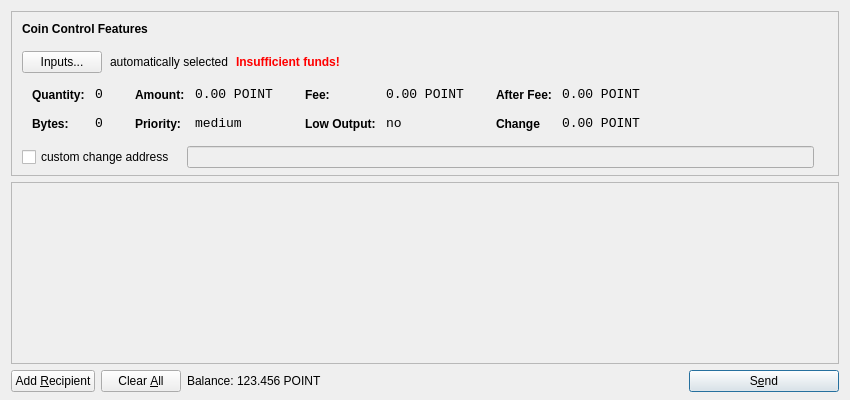
<?xml version="1.0" encoding="UTF-8"?>
<ui version="4.0">
 <class>SendCoinsDialog</class>
 <widget class="QDialog" name="SendCoinsDialog">
  <property name="geometry">
   <rect>
    <x>0</x>
    <y>0</y>
    <width>850</width>
    <height>400</height>
   </rect>
  </property>
  <property name="windowTitle">
   <string>Send Coins</string>
  </property>
  <layout class="QVBoxLayout" name="verticalLayout" stretch="0,1,0">
   <property name="bottomMargin">
    <number>8</number>
   </property>
   <item>
    <widget class="QFrame" name="frameCoinControl">
     <property name="sizePolicy">
      <sizepolicy hsizetype="Expanding" vsizetype="Expanding">
       <horstretch>0</horstretch>
       <verstretch>0</verstretch>
      </sizepolicy>
     </property>
     <property name="maximumSize">
      <size>
       <width>16777215</width>
       <height>16777215</height>
      </size>
     </property>
     <property name="frameShape">
      <enum>QFrame::StyledPanel</enum>
     </property>
     <property name="frameShadow">
      <enum>QFrame::Sunken</enum>
     </property>
     <layout class="QVBoxLayout" name="verticalLayoutCoinControl2">
      <property name="spacing">
       <number>6</number>
      </property>
      <property name="leftMargin">
       <number>0</number>
      </property>
      <property name="topMargin">
       <number>0</number>
      </property>
      <property name="rightMargin">
       <number>0</number>
      </property>
      <property name="bottomMargin">
       <number>6</number>
      </property>
      <item>
       <layout class="QVBoxLayout" name="verticalLayoutCoinControl" stretch="0,0,0,0,1">
        <property name="spacing">
         <number>0</number>
        </property>
        <property name="leftMargin">
         <number>10</number>
        </property>
        <property name="topMargin">
         <number>10</number>
        </property>
        <item>
         <layout class="QHBoxLayout" name="horizontalLayoutCoinControl1">
          <property name="bottomMargin">
           <number>15</number>
          </property>
          <item>
           <widget class="QLabel" name="labelCoinControlFeatures">
            <property name="sizePolicy">
             <sizepolicy hsizetype="Preferred" vsizetype="Maximum">
              <horstretch>0</horstretch>
              <verstretch>0</verstretch>
             </sizepolicy>
            </property>
            <property name="font">
             <font>
              <weight>75</weight>
              <bold>true</bold>
             </font>
            </property>
            <property name="styleSheet">
             <string notr="true">font-weight:bold;</string>
            </property>
            <property name="text">
             <string>Coin Control Features</string>
            </property>
           </widget>
          </item>
         </layout>
        </item>
        <item>
         <layout class="QHBoxLayout" name="horizontalLayoutCoinControl2" stretch="0,0,0,0">
          <property name="spacing">
           <number>8</number>
          </property>
          <property name="bottomMargin">
           <number>10</number>
          </property>
          <item>
           <widget class="QPushButton" name="pushButtonCoinControl">
            <property name="styleSheet">
             <string notr="true"/>
            </property>
            <property name="text">
             <string>Inputs...</string>
            </property>
           </widget>
          </item>
          <item>
           <widget class="QLabel" name="labelCoinControlAutomaticallySelected">
            <property name="text">
             <string>automatically selected</string>
            </property>
            <property name="margin">
             <number>5</number>
            </property>
           </widget>
          </item>
          <item>
           <widget class="QLabel" name="labelCoinControlInsuffFunds">
            <property name="font">
             <font>
              <weight>75</weight>
              <bold>true</bold>
             </font>
            </property>
            <property name="styleSheet">
             <string notr="true">color:red;font-weight:bold;</string>
            </property>
            <property name="text">
             <string>Insufficient funds!</string>
            </property>
            <property name="margin">
             <number>5</number>
            </property>
           </widget>
          </item>
          <item>
           <spacer name="horizontalSpacerCoinControl">
            <property name="orientation">
             <enum>Qt::Horizontal</enum>
            </property>
            <property name="sizeHint" stdset="0">
             <size>
              <width>40</width>
              <height>1</height>
             </size>
            </property>
           </spacer>
          </item>
         </layout>
        </item>
        <item>
         <widget class="QWidget" name="widgetCoinControl" native="true">
          <property name="sizePolicy">
           <sizepolicy hsizetype="Preferred" vsizetype="Preferred">
            <horstretch>0</horstretch>
            <verstretch>0</verstretch>
           </sizepolicy>
          </property>
          <property name="minimumSize">
           <size>
            <width>0</width>
            <height>0</height>
           </size>
          </property>
          <property name="styleSheet">
           <string notr="true"/>
          </property>
          <layout class="QHBoxLayout" name="horizontalLayoutCoinControl5">
           <property name="margin">
            <number>0</number>
           </property>
           <item>
            <layout class="QHBoxLayout" name="horizontalLayoutCoinControl3" stretch="0,0,0,1">
             <property name="spacing">
              <number>20</number>
             </property>
             <property name="topMargin">
              <number>0</number>
             </property>
             <property name="bottomMargin">
              <number>10</number>
             </property>
             <item>
              <layout class="QFormLayout" name="formLayoutCoinControl1">
               <property name="horizontalSpacing">
                <number>10</number>
               </property>
               <property name="verticalSpacing">
                <number>14</number>
               </property>
               <property name="leftMargin">
                <number>10</number>
               </property>
               <property name="topMargin">
                <number>4</number>
               </property>
               <property name="rightMargin">
                <number>6</number>
               </property>
               <item row="0" column="0">
                <widget class="QLabel" name="labelCoinControlQuantityText">
                 <property name="styleSheet">
                  <string notr="true">font-weight:bold;</string>
                 </property>
                 <property name="text">
                  <string>Quantity:</string>
                 </property>
                 <property name="margin">
                  <number>0</number>
                 </property>
                </widget>
               </item>
               <item row="0" column="1">
                <widget class="QLabel" name="labelCoinControlQuantity">
                 <property name="font">
                  <font>
                   <family>Monospace</family>
                   <pointsize>10</pointsize>
                  </font>
                 </property>
                 <property name="cursor">
                  <cursorShape>IBeamCursor</cursorShape>
                 </property>
                 <property name="contextMenuPolicy">
                  <enum>Qt::ActionsContextMenu</enum>
                 </property>
                 <property name="text">
                  <string>0</string>
                 </property>
                 <property name="margin">
                  <number>0</number>
                 </property>
                 <property name="textInteractionFlags">
                  <set>Qt::LinksAccessibleByMouse|Qt::TextSelectableByKeyboard|Qt::TextSelectableByMouse</set>
                 </property>
                </widget>
               </item>
               <item row="1" column="0">
                <widget class="QLabel" name="labelCoinControlBytesText">
                 <property name="styleSheet">
                  <string notr="true">font-weight:bold;</string>
                 </property>
                 <property name="text">
                  <string>Bytes:</string>
                 </property>
                </widget>
               </item>
               <item row="1" column="1">
                <widget class="QLabel" name="labelCoinControlBytes">
                 <property name="font">
                  <font>
                   <family>Monospace</family>
                   <pointsize>10</pointsize>
                  </font>
                 </property>
                 <property name="cursor">
                  <cursorShape>IBeamCursor</cursorShape>
                 </property>
                 <property name="contextMenuPolicy">
                  <enum>Qt::ActionsContextMenu</enum>
                 </property>
                 <property name="text">
                  <string>0</string>
                 </property>
                 <property name="textInteractionFlags">
                  <set>Qt::LinksAccessibleByMouse|Qt::TextSelectableByKeyboard|Qt::TextSelectableByMouse</set>
                 </property>
                </widget>
               </item>
              </layout>
             </item>
             <item>
              <layout class="QFormLayout" name="formLayoutCoinControl2">
               <property name="horizontalSpacing">
                <number>10</number>
               </property>
               <property name="verticalSpacing">
                <number>14</number>
               </property>
               <property name="leftMargin">
                <number>6</number>
               </property>
               <property name="topMargin">
                <number>4</number>
               </property>
               <property name="rightMargin">
                <number>6</number>
               </property>
               <item row="0" column="0">
                <widget class="QLabel" name="labelCoinControlAmountText">
                 <property name="styleSheet">
                  <string notr="true">font-weight:bold;</string>
                 </property>
                 <property name="text">
                  <string>Amount:</string>
                 </property>
                 <property name="margin">
                  <number>0</number>
                 </property>
                </widget>
               </item>
               <item row="0" column="1">
                <widget class="QLabel" name="labelCoinControlAmount">
                 <property name="font">
                  <font>
                   <family>Monospace</family>
                   <pointsize>10</pointsize>
                  </font>
                 </property>
                 <property name="cursor">
                  <cursorShape>IBeamCursor</cursorShape>
                 </property>
                 <property name="contextMenuPolicy">
                  <enum>Qt::ActionsContextMenu</enum>
                 </property>
                 <property name="text">
                  <string notr="true">0.00 POINT</string>
                 </property>
                 <property name="textInteractionFlags">
                  <set>Qt::LinksAccessibleByMouse|Qt::TextSelectableByKeyboard|Qt::TextSelectableByMouse</set>
                 </property>
                </widget>
               </item>
               <item row="1" column="0">
                <widget class="QLabel" name="labelCoinControlPriorityText">
                 <property name="styleSheet">
                  <string notr="true">font-weight:bold;</string>
                 </property>
                 <property name="text">
                  <string>Priority:</string>
                 </property>
                </widget>
               </item>
               <item row="1" column="1">
                <widget class="QLabel" name="labelCoinControlPriority">
                 <property name="font">
                  <font>
                   <family>Monospace</family>
                   <pointsize>10</pointsize>
                  </font>
                 </property>
                 <property name="cursor">
                  <cursorShape>IBeamCursor</cursorShape>
                 </property>
                 <property name="contextMenuPolicy">
                  <enum>Qt::ActionsContextMenu</enum>
                 </property>
                 <property name="text">
                  <string>medium</string>
                 </property>
                 <property name="textInteractionFlags">
                  <set>Qt::LinksAccessibleByMouse|Qt::TextSelectableByKeyboard|Qt::TextSelectableByMouse</set>
                 </property>
                </widget>
               </item>
              </layout>
             </item>
             <item>
              <layout class="QFormLayout" name="formLayoutCoinControl3">
               <property name="horizontalSpacing">
                <number>10</number>
               </property>
               <property name="verticalSpacing">
                <number>14</number>
               </property>
               <property name="leftMargin">
                <number>6</number>
               </property>
               <property name="topMargin">
                <number>4</number>
               </property>
               <property name="rightMargin">
                <number>6</number>
               </property>
               <item row="0" column="0">
                <widget class="QLabel" name="labelCoinControlFeeText">
                 <property name="styleSheet">
                  <string notr="true">font-weight:bold;</string>
                 </property>
                 <property name="text">
                  <string>Fee:</string>
                 </property>
                 <property name="margin">
                  <number>0</number>
                 </property>
                </widget>
               </item>
               <item row="0" column="1">
                <widget class="QLabel" name="labelCoinControlFee">
                 <property name="font">
                  <font>
                   <family>Monospace</family>
                   <pointsize>10</pointsize>
                  </font>
                 </property>
                 <property name="cursor">
                  <cursorShape>IBeamCursor</cursorShape>
                 </property>
                 <property name="contextMenuPolicy">
                  <enum>Qt::ActionsContextMenu</enum>
                 </property>
                 <property name="text">
                  <string notr="true">0.00 POINT</string>
                 </property>
                 <property name="textInteractionFlags">
                  <set>Qt::LinksAccessibleByMouse|Qt::TextSelectableByKeyboard|Qt::TextSelectableByMouse</set>
                 </property>
                </widget>
               </item>
               <item row="1" column="0">
                <widget class="QLabel" name="labelCoinControlLowOutputText">
                 <property name="styleSheet">
                  <string notr="true">font-weight:bold;</string>
                 </property>
                 <property name="text">
                  <string>Low Output:</string>
                 </property>
                </widget>
               </item>
               <item row="1" column="1">
                <widget class="QLabel" name="labelCoinControlLowOutput">
                 <property name="font">
                  <font>
                   <family>Monospace</family>
                   <pointsize>10</pointsize>
                  </font>
                 </property>
                 <property name="cursor">
                  <cursorShape>IBeamCursor</cursorShape>
                 </property>
                 <property name="contextMenuPolicy">
                  <enum>Qt::ActionsContextMenu</enum>
                 </property>
                 <property name="text">
                  <string>no</string>
                 </property>
                 <property name="textInteractionFlags">
                  <set>Qt::LinksAccessibleByMouse|Qt::TextSelectableByKeyboard|Qt::TextSelectableByMouse</set>
                 </property>
                </widget>
               </item>
              </layout>
             </item>
             <item>
              <layout class="QFormLayout" name="formLayoutCoinControl4">
               <property name="horizontalSpacing">
                <number>10</number>
               </property>
               <property name="verticalSpacing">
                <number>14</number>
               </property>
               <property name="leftMargin">
                <number>6</number>
               </property>
               <property name="topMargin">
                <number>4</number>
               </property>
               <property name="rightMargin">
                <number>6</number>
               </property>
               <item row="0" column="0">
                <widget class="QLabel" name="labelCoinControlAfterFeeText">
                 <property name="styleSheet">
                  <string notr="true">font-weight:bold;</string>
                 </property>
                 <property name="text">
                  <string>After Fee:</string>
                 </property>
                 <property name="margin">
                  <number>0</number>
                 </property>
                </widget>
               </item>
               <item row="0" column="1">
                <widget class="QLabel" name="labelCoinControlAfterFee">
                 <property name="font">
                  <font>
                   <family>Monospace</family>
                   <pointsize>10</pointsize>
                  </font>
                 </property>
                 <property name="cursor">
                  <cursorShape>IBeamCursor</cursorShape>
                 </property>
                 <property name="contextMenuPolicy">
                  <enum>Qt::ActionsContextMenu</enum>
                 </property>
                 <property name="text">
                  <string notr="true">0.00 POINT</string>
                 </property>
                 <property name="textInteractionFlags">
                  <set>Qt::LinksAccessibleByMouse|Qt::TextSelectableByKeyboard|Qt::TextSelectableByMouse</set>
                 </property>
                </widget>
               </item>
               <item row="1" column="0">
                <widget class="QLabel" name="labelCoinControlChangeText">
                 <property name="styleSheet">
                  <string notr="true">font-weight:bold;</string>
                 </property>
                 <property name="text">
                  <string>Change</string>
                 </property>
                </widget>
               </item>
               <item row="1" column="1">
                <widget class="QLabel" name="labelCoinControlChange">
                 <property name="font">
                  <font>
                   <family>Monospace</family>
                   <pointsize>10</pointsize>
                  </font>
                 </property>
                 <property name="cursor">
                  <cursorShape>IBeamCursor</cursorShape>
                 </property>
                 <property name="contextMenuPolicy">
                  <enum>Qt::ActionsContextMenu</enum>
                 </property>
                 <property name="text">
                  <string notr="true">0.00 POINT</string>
                 </property>
                 <property name="textInteractionFlags">
                  <set>Qt::LinksAccessibleByMouse|Qt::TextSelectableByKeyboard|Qt::TextSelectableByMouse</set>
                 </property>
                </widget>
               </item>
              </layout>
             </item>
            </layout>
           </item>
          </layout>
         </widget>
        </item>
        <item>
         <layout class="QHBoxLayout" name="horizontalLayoutCoinControl4" stretch="0,0,0">
          <property name="spacing">
           <number>12</number>
          </property>
          <property name="sizeConstraint">
           <enum>QLayout::SetDefaultConstraint</enum>
          </property>
          <property name="topMargin">
           <number>5</number>
          </property>
          <property name="rightMargin">
           <number>5</number>
          </property>
          <item>
           <widget class="QCheckBox" name="checkBoxCoinControlChange">
            <property name="text">
             <string>custom change address</string>
            </property>
           </widget>
          </item>
          <item>
           <widget class="QLineEdit" name="lineEditCoinControlChange">
            <property name="enabled">
             <bool>false</bool>
            </property>
            <property name="sizePolicy">
             <sizepolicy hsizetype="Expanding" vsizetype="Fixed">
              <horstretch>0</horstretch>
              <verstretch>0</verstretch>
             </sizepolicy>
            </property>
           </widget>
          </item>
          <item>
           <widget class="QLabel" name="labelCoinControlChangeLabel">
            <property name="sizePolicy">
             <sizepolicy hsizetype="Preferred" vsizetype="Expanding">
              <horstretch>0</horstretch>
              <verstretch>0</verstretch>
             </sizepolicy>
            </property>
            <property name="minimumSize">
             <size>
              <width>0</width>
              <height>0</height>
             </size>
            </property>
            <property name="text">
             <string/>
            </property>
            <property name="margin">
             <number>3</number>
            </property>
           </widget>
          </item>
         </layout>
        </item>
        <item>
         <spacer name="verticalSpacerCoinControl">
          <property name="orientation">
           <enum>Qt::Vertical</enum>
          </property>
          <property name="sizeHint" stdset="0">
           <size>
            <width>800</width>
            <height>1</height>
           </size>
          </property>
         </spacer>
        </item>
       </layout>
      </item>
     </layout>
    </widget>
   </item>
   <item>
    <widget class="QScrollArea" name="scrollArea">
     <property name="widgetResizable">
      <bool>true</bool>
     </property>
     <widget class="QWidget" name="scrollAreaWidgetContents">
      <property name="geometry">
       <rect>
        <x>0</x>
        <y>0</y>
        <width>830</width>
        <height>172</height>
       </rect>
      </property>
      <layout class="QVBoxLayout" name="verticalLayout_2">
       <property name="margin">
        <number>0</number>
       </property>
       <item>
        <layout class="QVBoxLayout" name="entries">
         <property name="spacing">
          <number>6</number>
         </property>
        </layout>
       </item>
       <item>
        <spacer name="verticalSpacer">
         <property name="orientation">
          <enum>Qt::Vertical</enum>
         </property>
         <property name="sizeHint" stdset="0">
          <size>
           <width>20</width>
           <height>40</height>
          </size>
         </property>
        </spacer>
       </item>
      </layout>
     </widget>
    </widget>
   </item>
   <item>
    <layout class="QHBoxLayout" name="horizontalLayout">
     <item>
      <widget class="QPushButton" name="addButton">
       <property name="toolTip">
        <string>Send to multiple recipients at once</string>
       </property>
       <property name="text">
        <string>Add &amp;Recipient</string>
       </property>
       <property name="autoDefault">
        <bool>false</bool>
       </property>
      </widget>
     </item>
     <item>
      <widget class="QPushButton" name="clearButton">
       <property name="sizePolicy">
        <sizepolicy hsizetype="Minimum" vsizetype="Fixed">
         <horstretch>0</horstretch>
         <verstretch>0</verstretch>
        </sizepolicy>
       </property>
       <property name="toolTip">
        <string>Remove all transaction fields</string>
       </property>
       <property name="text">
        <string>Clear &amp;All</string>
       </property>
       <property name="autoRepeatDelay">
        <number>300</number>
       </property>
       <property name="autoDefault">
        <bool>false</bool>
       </property>
      </widget>
     </item>
     <item>
      <layout class="QHBoxLayout" name="horizontalLayout_2">
       <property name="spacing">
        <number>3</number>
       </property>
       <item>
        <widget class="QLabel" name="label">
         <property name="sizePolicy">
          <sizepolicy hsizetype="Preferred" vsizetype="Fixed">
           <horstretch>0</horstretch>
           <verstretch>0</verstretch>
          </sizepolicy>
         </property>
         <property name="text">
          <string>Balance:</string>
         </property>
        </widget>
       </item>
       <item>
        <widget class="QLabel" name="labelBalance">
         <property name="sizePolicy">
          <sizepolicy hsizetype="Preferred" vsizetype="Fixed">
           <horstretch>0</horstretch>
           <verstretch>0</verstretch>
          </sizepolicy>
         </property>
         <property name="cursor">
          <cursorShape>IBeamCursor</cursorShape>
         </property>
         <property name="text">
          <string notr="true">123.456 POINT</string>
         </property>
         <property name="textInteractionFlags">
          <set>Qt::LinksAccessibleByMouse|Qt::TextSelectableByKeyboard|Qt::TextSelectableByMouse</set>
         </property>
        </widget>
       </item>
      </layout>
     </item>
     <item>
      <spacer name="horizontalSpacer">
       <property name="orientation">
        <enum>Qt::Horizontal</enum>
       </property>
       <property name="sizeHint" stdset="0">
        <size>
         <width>40</width>
         <height>20</height>
        </size>
       </property>
      </spacer>
     </item>
     <item>
      <widget class="QPushButton" name="sendButton">
       <property name="minimumSize">
        <size>
         <width>150</width>
         <height>0</height>
        </size>
       </property>
       <property name="toolTip">
        <string>Confirm the send action</string>
       </property>
       <property name="text">
        <string>S&amp;end</string>
       </property>
       <property name="icon">
        <iconset resource="../bitcoin.qrc">
         <normaloff>:/icons/send</normaloff>:/icons/send</iconset>
       </property>
       <property name="default">
        <bool>true</bool>
       </property>
      </widget>
     </item>
    </layout>
   </item>
  </layout>
 </widget>
 <resources>
  <include location="../bitcoin.qrc"/>
 </resources>
 <connections/>
</ui>
